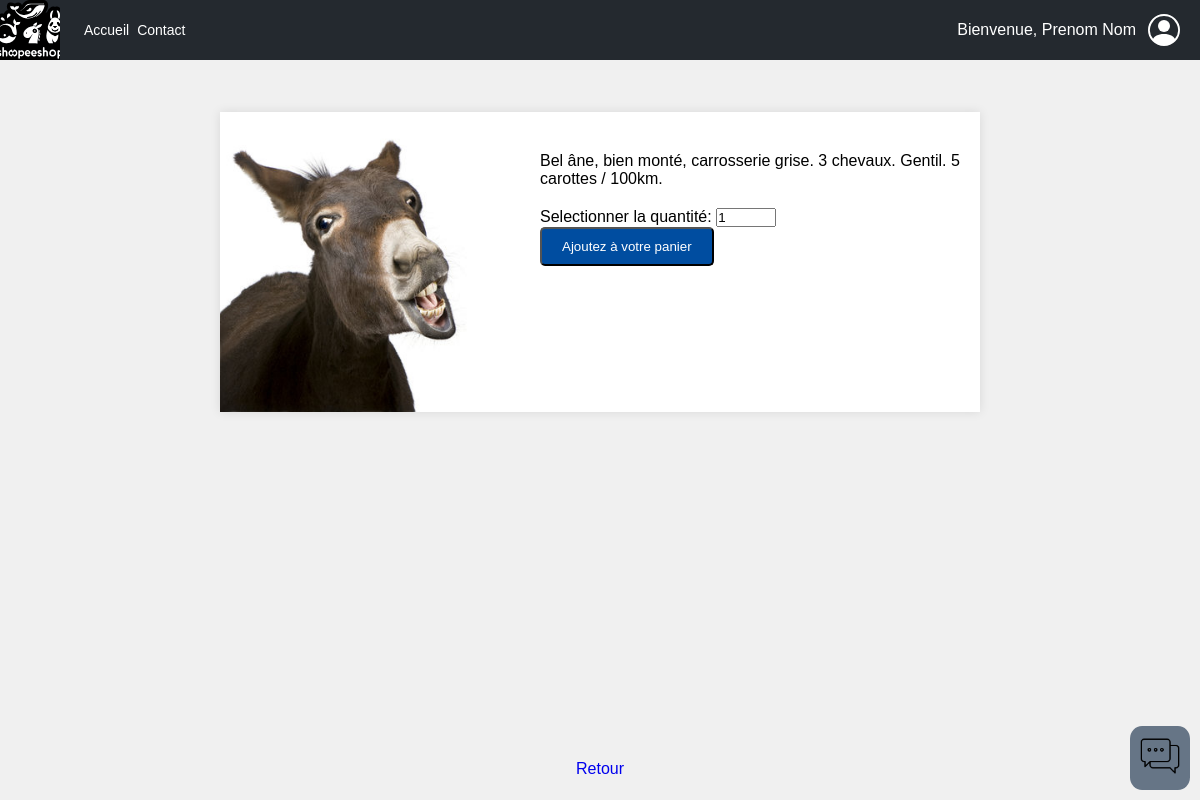
The page /articles/article.php?id_art=1 (signed in) on the database its author committed.
### tables this page shows
CREATE TABLE `Articles` (
  `id_art` int NOT NULL,
  `id_stripe` varchar(55) NOT NULL,
  `nom` varchar(25) NOT NULL,
  `quantite` int NOT NULL,
  `prix` float NOT NULL,
  `url_photo` varchar(40) NOT NULL,
  `description` text NOT NULL
);

### articles/article.php (the view, shortened to what this page needs)
<?php
require_once "../includes/head.php";
include_once "../includes/navbar.php";
include_once "../includes/chat.php";
$id_art = $_GET['id_art'];
$query = 'SELECT * FROM Articles WHERE id_art= :id_article';
$sth = $conn->prepare($query);
$sth->bindParam(":id_article", $id_art, PDO::PARAM_INT);
$sth->execute();
$article = $sth->fetch();
?>
<main id="article">
<?php
if($article){
    echo <<<HTML
    <div class="container">
    <h1>$article[name]</h1>
    <div class="product-card">
        <img class="product-image" src="$article[url_photo]" alt="Product Image">
        <div class="product-details">
            <p class="product-description">$article[description]</p>
HTML;
    if (isset($_SESSION['client']) && isset( $_SESSION['csrf_token'])) {
        echo <<<HTML
        <form method="POST">
            <input type="hidden" name="article_id" value="{$article['id_art']}">
            <div class="quantity-select">
                <label for="quantie">Selectionner la quantité:</label>
                <input type="number" id="quantie" name="quantite" min="1" max="$article[quantite]" value="1">
            </div>
            <input class="buy-button" type="submit" value="Ajoutez à votre panier">
            <input type="hidden" id="token" name="token" value="{$_SESSION['csrf_token']}"><br><br>
        </form>
        <div class="response"></div>
        HTML;
    }
} else {
    echo "<h1>Aucun article n'a été trouvé</h1>";
}
?>
        </div>
    </div>
</div>
</main>
<?php include_once '../includes/footer.php' ?>
</body>
</html>

### styles/style.css (style rules this page uses)
* { margin: 0; padding: 0; box-sizing: border-box; white-space: normal; }
body { font-family: sans-serif; font-size: 16px; }
main { padding: 0 auto; margin: calc(60px + 1%) 30px 0; }
img { width: 80%; height: 80%; -o-object-fit: cover; object-fit: cover; }
body { font-family: Arial, sans-serif; margin: 0; padding: 0; background-color: #f0f0f0; }
.container { max-width: 800px; margin: 0 auto; padding: 20px; }
.product-card { display: flex; box-shadow: 0 0 10px rgba(0, 0, 0, 0.1); background-color: #ffffff; }
.product-image { max-width: 300px; height: auto; flex: 1; }
.product-details { flex: 1; padding: 20px; }
.product-description { margin-top: 20px; }
.quantity-select { margin-top: 20px; }
.buy-button { display: inline-block; cursor: pointer; padding: 10px 20px; background-color: #004da0; color: #fff; text-decoration: none; border-radius: 5px; }

### rows shown on the page
articles: url_photo (picture), description "Bel âne, bien monté, carrosserie grise. 3 chevaux. Gentil. 5 carottes / 100km."

### other values the page prints
$_SESSION["client"]["prenom"] "Prenom"
$_SESSION["client"]["nom"] "Nom"
